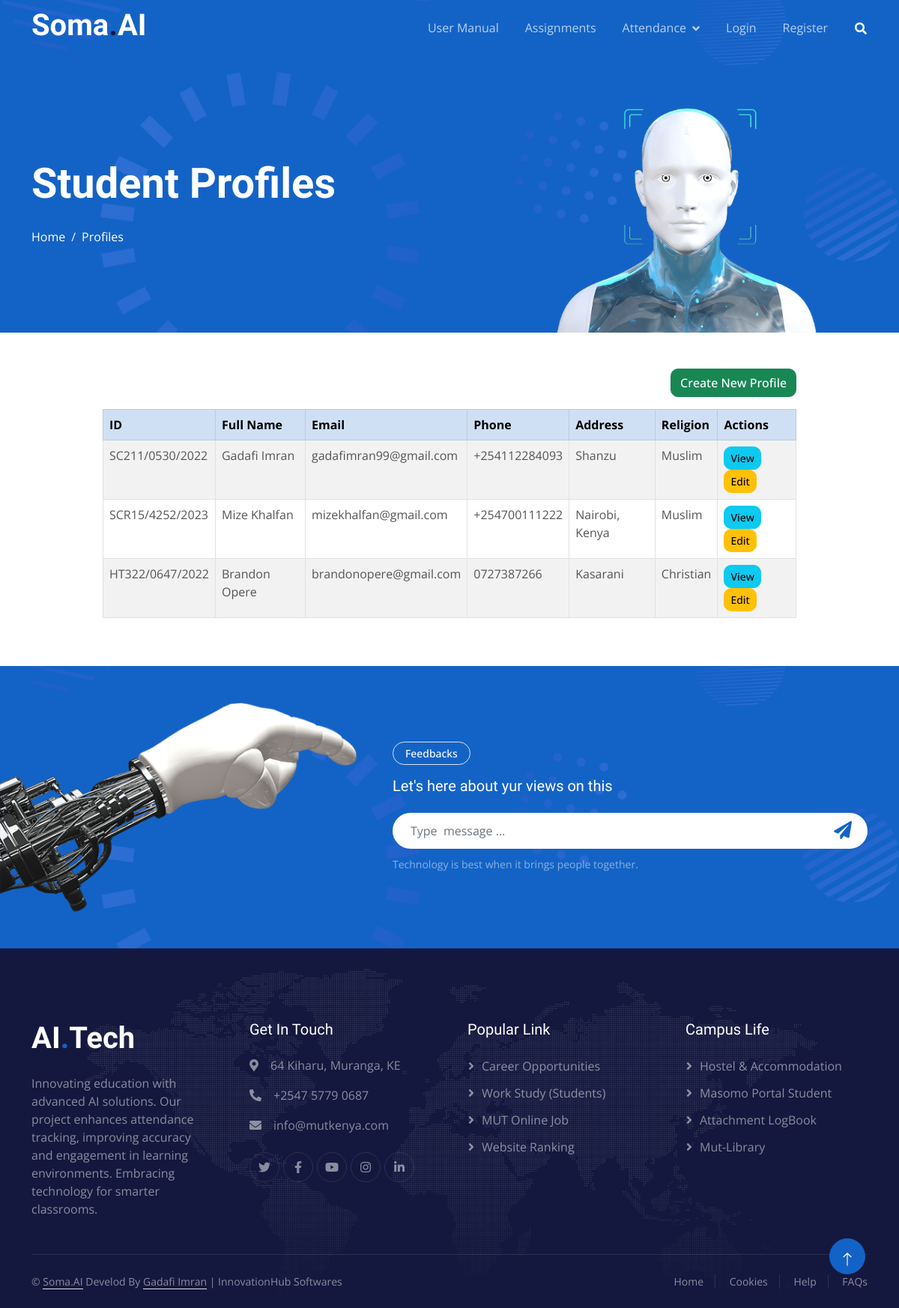
The page /students/ on the database its author committed.
### attendance/models.py (models this page shows, shortened)
class StudentProfile(models.Model):
    user_name = models.CharField(max_length=300)
    first_name = models.CharField(max_length=70)
    last_name = models.CharField(max_length=70)
    reg_no = models.CharField(max_length=70)  # Registration number should be a CharField for alphanumeric codes
    phone = models.CharField(max_length=15)  # Using CharField to accommodate special characters like '+'
    email = models.EmailField()
    dob = models.DateField()  # Date of birth
    course = models.CharField(max_length=200)
    religion = models.CharField(max_length=70)
    games = models.CharField(max_length=70)
    hostel = models.CharField(max_length=70)
    room_no = models.CharField(max_length=70)
    year = models.CharField(max_length=70 ,null=True, blank=False)
    fee_balance = models.CharField(max_length=70,null=True, blank=False)
    parents_phone = models.CharField(max_length=15)  # CharField for phone
    parents_name = models.CharField(max_length=70)
    address = models.CharField(max_length=100)  # Increased length for more flexibility
    role = models.CharField(choices=ROLES, max_length=20, null=True, blank=False, default='student')
    image = models.ImageField(upload_to='profile_images/',null=True, blank=False)
    updated = models.DateTimeField(auto_now=True)

### attendance/views.py (the view)
# urls.py: path('students/', views.student_profile_list, name='student_profile_list'),
def student_profile_list(request):
    students = StudentProfile.objects.all()
    return render(request, 'profiles/student_profile_list.html', {'students': students})

### templates/profiles/student_profile_list.html
{% extends 'base.html' %}
{% load static %}
{% block content %}
    <div class="container-fluid pt-5 bg-primary hero-header">
        <div class="container pt-5">
            <div class="row g-5 pt-5">
                <div class="col-lg-6 align-self-center text-center text-lg-start mb-lg-5">
                    <h1 class="display-4 text-white mb-4 animated slideInRight">Student Profiles</h1>
                    <nav aria-label="breadcrumb">
                        <ol class="breadcrumb justify-content-center justify-content-lg-start mb-0">
                            <li class="breadcrumb-item"><a class="text-white" href="#">Home</a></li>
                            <li class="breadcrumb-item text-white active" aria-current="page">Profiles</li>
                        </ol>
                    </nav>
                </div>
                <div class="col-lg-6 align-self-end text-center text-lg-end">
                    <img class="img-fluid" src="{% static 'img/hero-img.png' %}" alt="" style="max-height: 300px;">
                </div>
            </div>
        </div>
    </div>
    <div class="container py-5">
        <div class="row justify-content-center">
            <div class="col-lg-10">
                <div class="text-end mb-3">
                    <a href="{% url 'student_profile_create' %}" class="btn btn-success">Create New Profile</a>
                </div>
                {% if students %}
                <div class="table-responsive">
                    <table class="table table-bordered table-striped">
                        <thead class="table-primary">
                            <tr>
                                <th>ID</th>
                                <th>Full Name</th>
                                <th>Email</th>
                                <th>Phone</th>
                                <th>Address</th>
                                <th>Religion</th>
                                <th>Actions</th>
                            </tr>
                        </thead>
                        <tbody>
                            {% for student in students %}
                                <tr>
                                    <td>{{ student.reg_no }}</td>
                                    <td>{{ student.first_name}} {{ student.last_name}}</td>
                                    <td>{{ student.email }}</td>
                                    <td>{{ student.phone }}</td>
                                    <td>{{ student.address }}</td>
                                    <td>{{ student.religion }}</td>
                                    <td>
                                        <a href="{% url 'student_profile' student.id %}" class="btn btn-info btn-sm">View</a>
                                        <a href="{% url 'student_profile_update' student.id %}" class="btn btn-warning btn-sm">Edit</a>
                                    </td>
                                </tr>
                            {% endfor %}
                        </tbody>
                    </table>
                </div>
                {% else %}
                    <p class="text-center">No student profiles found.</p>
                {% endif %}
            </div>
        </div>
    </div>
{% endblock %}

### static/css/style.css (style rules this page uses)
:root { --primary: #1363C6; --secondary: #15ACE1; --light: #F4F7FE; --dark: #14183E; }
h1, h2, h3, .fw-bold { font-weight: 700 !important; }
.btn { font-weight: 500; transition: .5s; }
.hero-header { margin-top: -75px; background: url(../img/bg-hero.png) center center no-repeat; background-size: cover; }
.hero-header .breadcrumb-item+.breadcrumb-item::before { color: var(--light); }

### rows shown on the page
StudentProfile: reg_no "SC211/0530/2022", first_name "Gadafi", last_name "Imran", email "gadafimran99@gmail.com", phone "+254112284093", address "Shanzu", religion "Muslim"
StudentProfile: reg_no "SCR15/4252/2023", first_name "Mize", last_name "Khalfan", email "mizekhalfan@gmail.com", phone "+254700111222", address "Nairobi, Kenya", religion "Muslim"
StudentProfile: reg_no "HT322/0647/2022", first_name "Brandon", last_name "Opere", email "brandonopere@gmail.com", phone "0727387266", address "Kasarani", religion "Christian"
